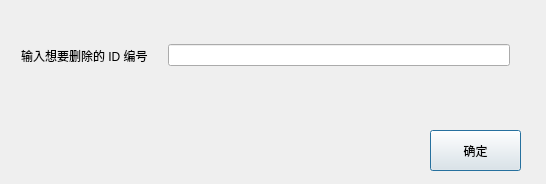
<?xml version="1.0" encoding="UTF-8"?>
<ui version="4.0">
 <class>DeleteDialogClass</class>
 <widget class="QDialog" name="DeleteDialogClass">
  <property name="geometry">
   <rect>
    <x>0</x>
    <y>0</y>
    <width>546</width>
    <height>184</height>
   </rect>
  </property>
  <property name="windowTitle">
   <string>DeleteDialog</string>
  </property>
  <widget class="QPushButton" name="exitButton">
   <property name="geometry">
    <rect>
     <x>430</x>
     <y>130</y>
     <width>91</width>
     <height>41</height>
    </rect>
   </property>
   <property name="text">
    <string>确定</string>
   </property>
  </widget>
  <widget class="QLabel" name="validText">
   <property name="geometry">
    <rect>
     <x>20</x>
     <y>90</y>
     <width>121</width>
     <height>31</height>
    </rect>
   </property>
   <property name="text">
    <string/>
   </property>
  </widget>
  <widget class="QWidget" name="">
   <property name="geometry">
    <rect>
     <x>10</x>
     <y>30</y>
     <width>511</width>
     <height>51</height>
    </rect>
   </property>
   <layout class="QHBoxLayout" name="horizontalLayout">
    <property name="spacing">
     <number>20</number>
    </property>
    <item>
     <widget class="QLabel" name="label">
      <property name="text">
       <string>输入想要删除的 ID 编号</string>
      </property>
     </widget>
    </item>
    <item>
     <widget class="QLineEdit" name="idLine"/>
    </item>
   </layout>
  </widget>
 </widget>
 <layoutdefault spacing="6" margin="11"/>
 <resources/>
 <connections/>
</ui>
